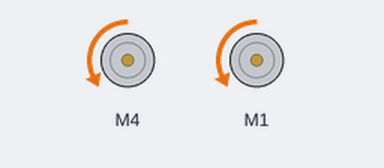
Recording of a sketch running on a simulated Arduino Uno, built with avr-gcc and run on an emulated ATmega328P. Shown: 2 × DC motor (green arrow = forward, orange = backward, longer = faster).

Above: at 0.1 s.
Timing chart, 0 to 1.6 s (numbered marks = the images above):
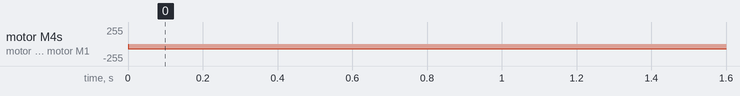

Measured:
- by itself, motor M4, motor M1: stopped → backward 70/255 at 0.00 s

The sketch:

mtest.ino
```cpp
#include <AFMotor.h>
 AF_DCMotor motorL(4);
 AF_DCMotor motorR(1);
int S = 70;
void setup() {
  motorL.run(RELEASE);
  motorR.run(RELEASE);
  motorL.setSpeed(S);
  motorR.setSpeed(S);
  motorL.run(BACKWARD);
  motorR.run(BACKWARD);
}
void loop() {
}
```
